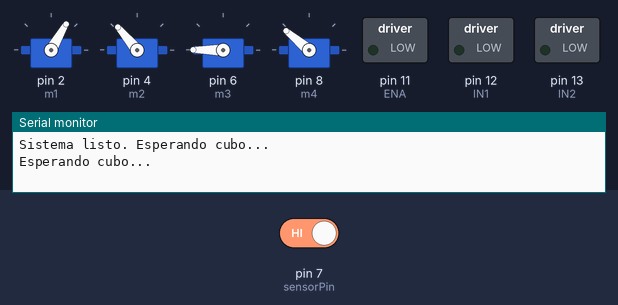
The sketch below on a simulated Arduino Uno, built with avr-gcc and run on an emulated ATmega328P. Parts: 4 × servo, switched loads named in the sketch (green lamp = pin HIGH), the last lines printed to the serial monitor. The test bench sets the inputs (shaded band); at power-on: pin 7 (sensorPin) HIGH.

Above: at 1.2 s.
1.3 s: pin 7 (sensorPin) driven LOW
At 1.8 s:
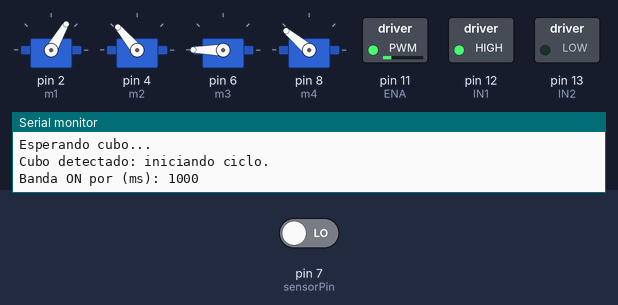
At 4.6 s:
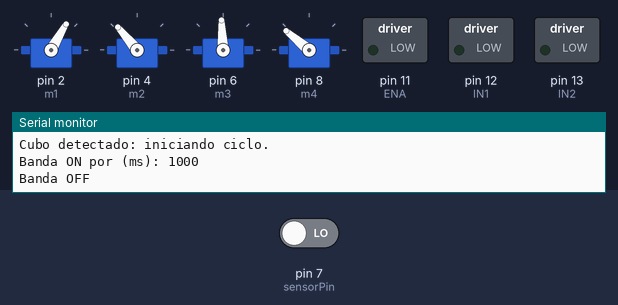
7.3 s: pin 7 (sensorPin) driven HIGH
At 8.0 s:
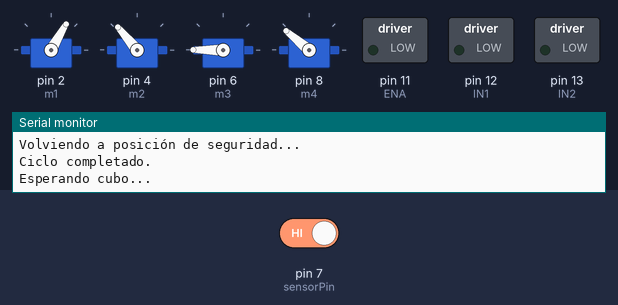
Timing chart, 0 to 10.3 s (numbered marks = the images above; inputs shaded):
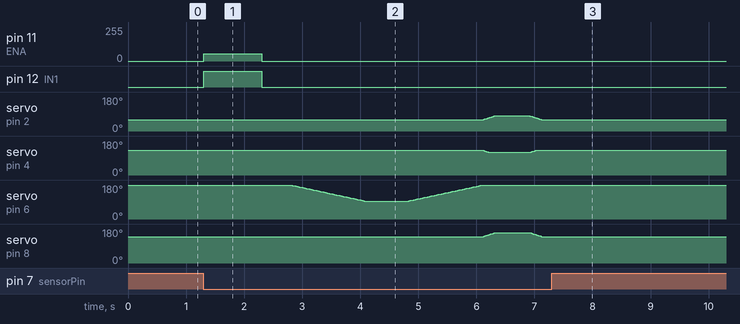

The sketch:

arm2_conveyor.ino
```cpp
#include <Servo.h>

/* -------------------- Servos -------------------- */
Servo m1;
Servo m2;
Servo m3;
Servo m4;

// Posiciones actuales (estado inicial / seguridad)
int pos1 = 60;
int pos2 = 130;
int pos3 = 180;
int pos4 = 140;

// Límites del movimiento del brazo (m3)
const int downPos3 = 93;
const int upPos3 = 180;

/* -------------------- Motor / Sensor -------------------- */
// Pines del motor de la banda transportadora
const int IN1 = 12;
const int IN2 = 13;
const int ENA = 11; // PWM

// Pin del sensor infrarrojo
const int sensorPin = 7;

// Parámetros
const int conveyorSpeed = 50;
const unsigned long motorOnMillis = 1000UL; //Mantener motor encendido 1 segundo
const int dropDelay = 500;               // Pausa antes de bajar el brazo (ms)

// Estado del sensor cuando detecta (LOW = detecta)
const int detectionActiveState = LOW;

void setup() {
  // Pines motor
  pinMode(IN1, OUTPUT);
  pinMode(IN2, OUTPUT);
  pinMode(ENA, OUTPUT);

  // Sensor
  pinMode(sensorPin, INPUT);

  Serial.begin(9600);

  // Adjuntar servos
  m1.attach(2);
  m2.attach(4);
  m3.attach(6);
  m4.attach(8);

  // Posición inicial
  m1.write(pos1);
  m2.write(pos2);
  m3.write(pos3);
  m4.write(pos4);

  // Asegurar motor apagado
  stopConveyor();

  Serial.println("Sistema listo. Esperando cubo...");
}

void loop() {
  int sensorValue = digitalRead(sensorPin);

  if (sensorValue == detectionActiveState) {
    Serial.println("Cubo detectado: iniciando ciclo.");

    // 1) Encender banda 1 segundo
    runConveyorFor(motorOnMillis);

    // 2) Espera antes de mover brazo
    delay(dropDelay);

    // 3) Bajar brazo (servo m3)
    lowerArmForTimeout(2000UL);

    // 4) Subir brazo
    raiseArmToUpPosition();

    // 5) Movimiento ejemplo de servos
    Serial.println("Moviendo servos: posición de trabajo...");
    smoothMoveArm(80, 120, pos3, 160);
    delay(600);
    Serial.println("Volviendo a posición de seguridad...");
    smoothMoveArm(60, 130, upPos3, 140);

    Serial.println("Ciclo completado.");

    // Esperar a que el cubo se aleje
    unsigned long waitStart = millis();
    const unsigned long waitTimeout = 3000UL;
    while (digitalRead(sensorPin) == detectionActiveState && (millis() - waitStart) < waitTimeout) {
      delay(30);
    }
    delay(100);
  } else {
    static unsigned long lastPrint = 0;
    if (millis() - lastPrint > 1000) {
      Serial.println("Esperando cubo...");
      lastPrint = millis();
    }
    stopConveyor();
    delay(50);
  }
}

/* -------------------- Funciones auxiliares -------------------- */

void startConveyor() {
  digitalWrite(IN1, HIGH);
  digitalWrite(IN2, LOW);
  analogWrite(ENA, 53);
}

void stopConveyor() {
  digitalWrite(IN1, LOW);
  digitalWrite(IN2, LOW);
  analogWrite(ENA, 0);
}

void runConveyorFor(unsigned long durationMillis) {
  Serial.print("Banda ON por (ms): ");
  Serial.println(durationMillis);
  startConveyor();
  delay(durationMillis);
  stopConveyor();
  Serial.println("Banda OFF");
}

void lowerArmForTimeout(unsigned long upToMillis) {
  unsigned long t0 = millis();
  while (millis() - t0 < upToMillis) {
    if (pos3 > downPos3) {
      pos3--;
      m3.write(pos3);
      delay(15);
    } else {
      break;
    }
  }
  unsigned long elapsed = millis() - t0;
  if (elapsed < upToMillis) delay(upToMillis - elapsed);
}

void raiseArmToUpPosition() {
  while (pos3 < upPos3) {
    pos3++;
    m3.write(pos3);
    delay(15);
  }
}

void smoothMoveArm(int target1, int target2, int target3, int target4) {
  int stepDelay = 10;
  int stepSize = 1;

  while (pos1 != target1 || pos2 != target2 || pos3 != target3 || pos4 != target4) {
    if (pos1 < target1) pos1 += stepSize;
    else if (pos1 > target1) pos1 -= stepSize;

    if (pos2 < target2) pos2 += stepSize;
    else if (pos2 > target2) pos2 -= stepSize;

    if (pos3 < target3) pos3 += stepSize;
    else if (pos3 > target3) pos3 -= stepSize;

    if (pos4 < target4) pos4 += stepSize;
    else if (pos4 > target4) pos4 -= stepSize;

    m1.write(pos1);
    m2.write(pos2);
    m3.write(pos3);
    m4.write(pos4);
    delay(stepDelay);
  }
}
```

Measured:
- after the input at 1.3 s, pin 11 (ENA): 0/255 → 53/255 at once, → 0/255 1.0 s later; pin 12 (IN1): LOW → HIGH at once, → LOW 1.0 s later; servo on pin 2 (m1): rises from 60° to 80° in 0.19 s, then falls to 60° in 0.81 s; servo on pin 8 (m4): rises from 140° to 160° in 0.19 s, then falls to 140° in 0.81 s
- after the input at 7.3 s, pin 11 (ENA): stays 0/255 (without the input it goes to 53/255 after 2.9 s); pin 12 (IN1): stays LOW (without the input it goes to HIGH after 2.9 s); servo on pin 6 (m3): stops changing and stays 180°
